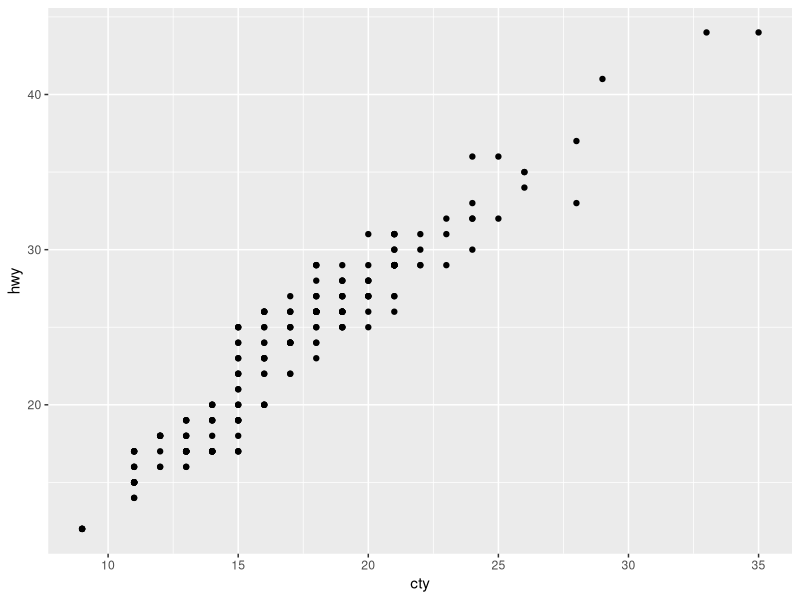
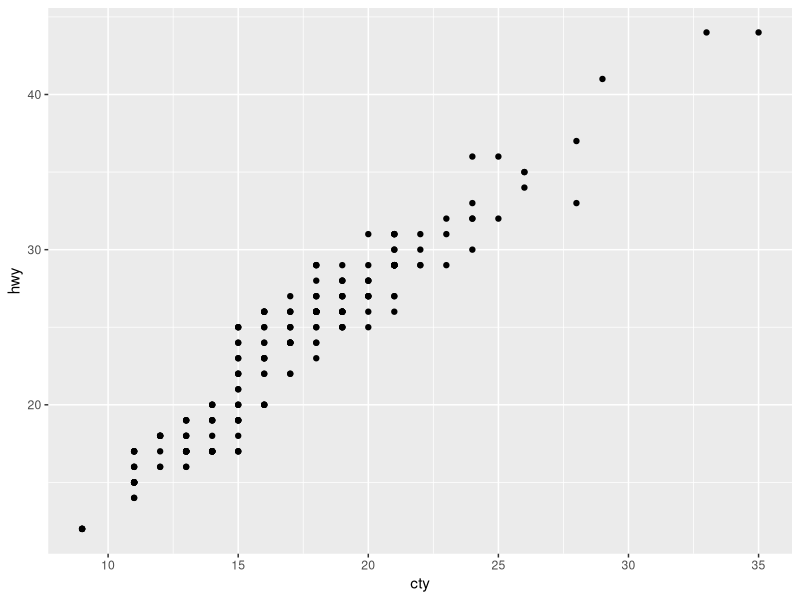
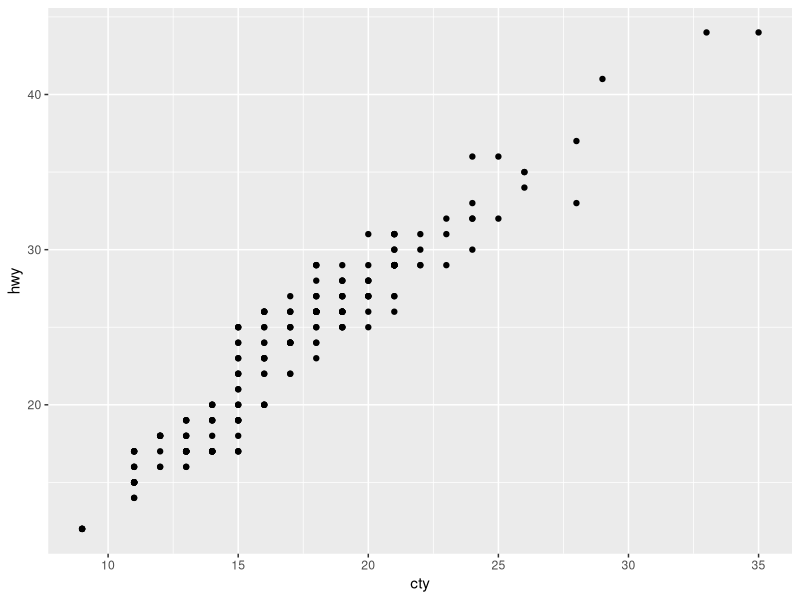
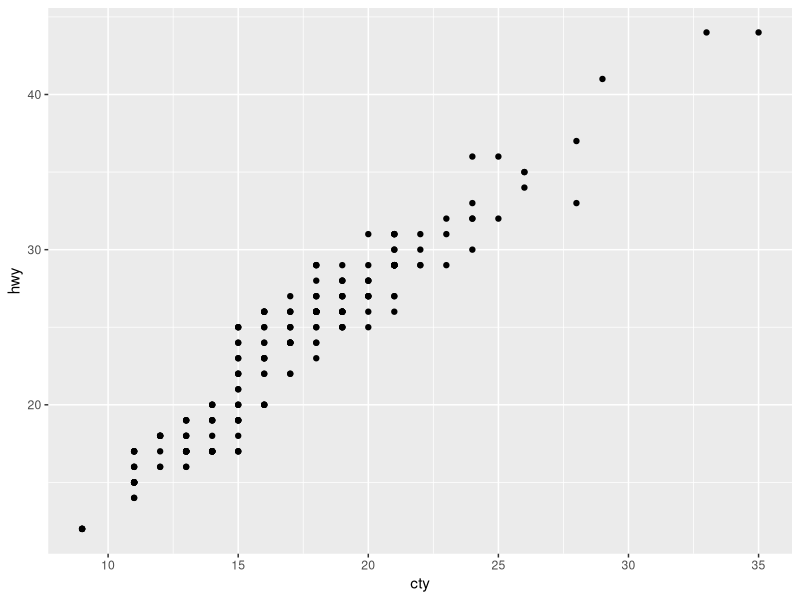
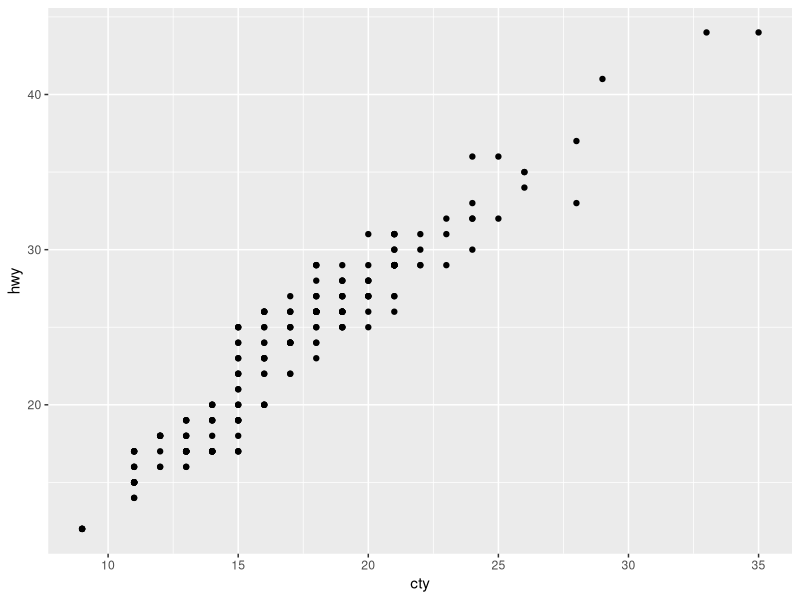
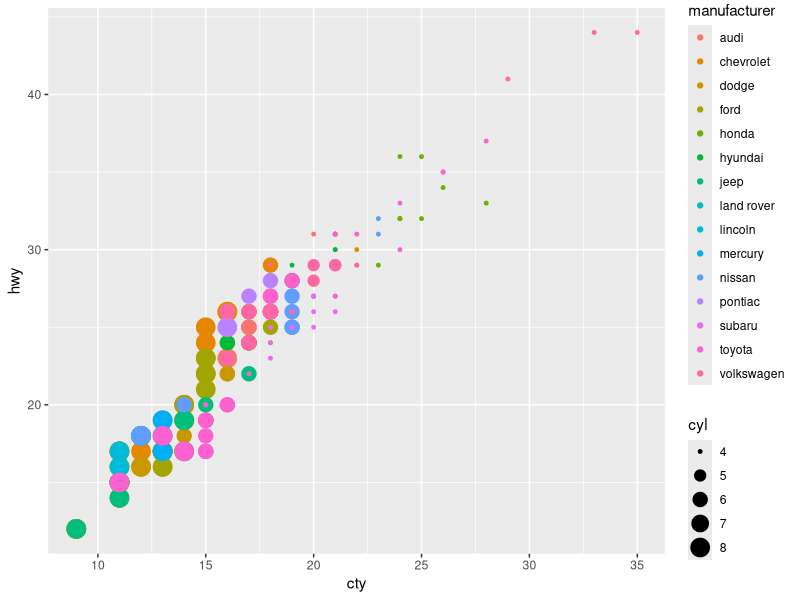
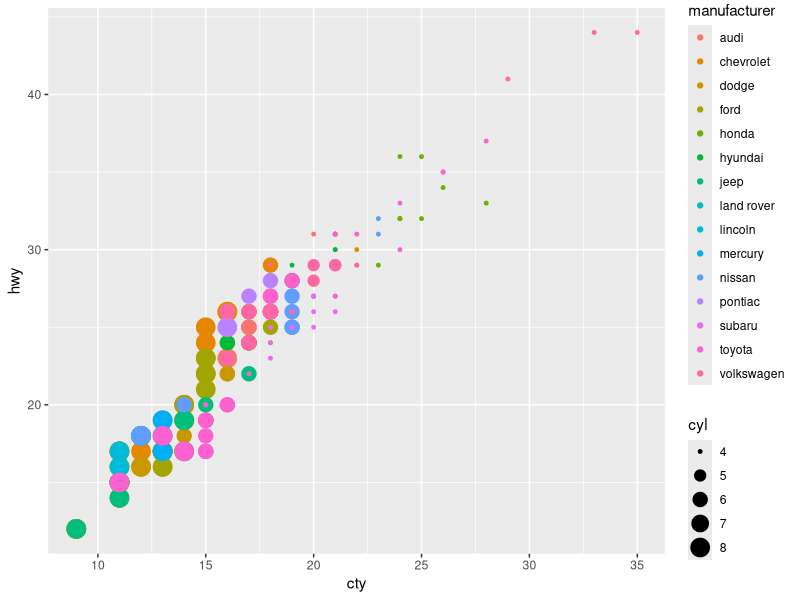
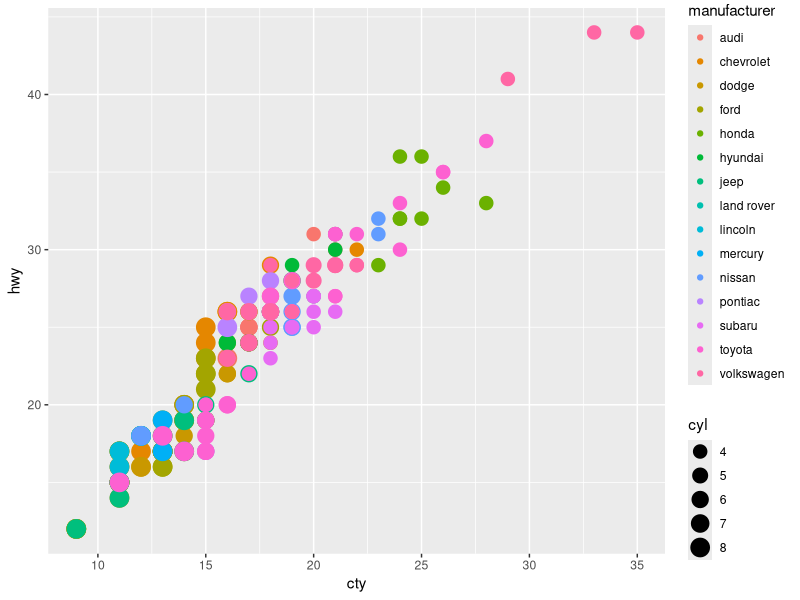

These charts were generated, in order, by the following R code:
## ---- chunk 1
#| echo: true
#| message: false
library(tidyverse)
## ---- chunk 2
#| echo: true
glimpse(mpg)
?mpg # This shows the help https://ggplot2.tidyverse.org/reference/mpg.html
## ---- chunk 3
#| echo: true
ggplot(data = mpg) + geom_point(mapping = aes(x = cty, y = hwy))
## ---- chunk 4
#| echo: true
ggplot() + geom_point(data = mpg, mapping = aes(x = cty, y = hwy)) # Same output as before ...
## ---- chunk 5
#| echo: true
ggplot(data = mpg, mapping = aes(x = cty, y = hwy)) + geom_point() # Same output as before ...
## ---- chunk 6
#| echo: true
ggplot(mpg, aes(x = cty, y = hwy)) + geom_point() # Same output as before ...
## ---- chunk 7
#| echo: true
ggplot(mpg, aes(cty, hwy)) + geom_point() # Same output as before ...
## ---- chunk 8
#| echo: true
ggplot(mpg, aes(cty, hwy, color = manufacturer, size = cyl)) + geom_point()
## ---- chunk 9
ggplot(mpg, aes(cty, hwy, color = manufacturer, size = cyl)) + geom_point()
## ---- chunk 10
#| echo: true
ggplot(mpg, aes(cty, hwy, color = manufacturer, size = cyl)) +
  geom_point() +
  scale_size_area()
## ---- chunk 11
#| echo: true
ggplot(mpg, aes(cty, hwy)) + geom_point() + geom_jitter(color = "green")
## ---- chunk 12
#| echo: true
ggplot(mpg, aes(cty, hwy)) + geom_point() + geom_smooth()
## ---- chunk 13
#| echo: true
ggplot(mpg, aes(cty, hwy, color = "green")) + geom_point() # Shows dots supposed to be "green" in red?
## ---- chunk 14
#| echo: true
our_plot <- ggplot(mpg, aes(cty, hwy)) + geom_point(aes(color = manufacturer))
## ---- chunk 15
#| echo: true
our_plot
## ---- chunk 16
#| echo: true
our_plot + geom_smooth()
## ---- chunk 17
#| echo: true
our_plot + coord_flip() # flip x and y
## ---- chunk 18
#| echo: true
our_plot + coord_polar() # weird here but useful for some things
## ---- chunk 19
#| echo: true
our_plot + facet_wrap("manufacturer")
## ---- chunk 20
#| echo: true
our_plot + facet_grid(cyl ~ fl) # fl is the fuel type
## ---- chunk 21
#| echo: true
our_plot +
  scale_x_log10() +
  scale_y_reverse() +
  scale_colour_hue(l = 70, c = 30)
## ---- chunk 22
#| echo: true
our_plot +
  xlim(c(0, 40)) +
  xlab("City miles per gallon") +
  ylab("Highway miles per gallon")
## ---- chunk 23
#| echo: true
our_plot + theme_bw()
## ---- chunk 24
#| echo: true
our_plot + theme_void()
## ---- chunk 25
#| echo: true
our_plot + theme_dark()
## ---- chunk 26
#| echo: true
x <- TRUE
y <- 2L
z <- 3
a <- "4"
## ---- chunk 27
#| echo: true
#| output-location: column-fragment
c(x, y)
## ---- chunk 28
#| echo: true
#| output-location: column-fragment
c(y, z) |> typeof()
## ---- chunk 29
#| echo: true
#| output-location: column-fragment
c(z, a)
## ---- chunk 30
#| echo: true
#| output-location: column-fragment
c(x, a)
## ---- chunk 31
#| echo: true
#| output-location: column-fragment
c(c(x, y), a)
## ---- chunk 32
#| echo: true
#| output-location: column-fragment
x + y
## ---- chunk 33
#| echo: true
#| output-location: column-fragment
as.numeric(a)
## ---- chunk 34
#| echo: true
#| output-location: column-fragment
x == 1
## ---- chunk 35
#| echo: true
#| output-location: column-fragment
as.character(y)
## ---- chunk 36
#| echo: true
a <- 0.1 + 0.2 - 0.2
a
## ---- chunk 37
#| echo: true
b <- 0.1
b
## ---- chunk 38
#| echo: true
(a - b) == 0
## ---- chunk 39
#| echo: true
a - b
## ---- chunk 40
#| echo: true
data_wide <- tibble(
  id = 1:3,
  height_2023 = c(150, 160, 170),
  height_2024 = c(152, 162, 172)
)
data_wide
## ---- chunk 41
#| echo: true
data_longer <- pivot_longer(
  data = data_wide,
  cols = c(height_2023, height_2024),
  names_to = "year",
  values_to = "height"
)
data_longer
## ---- chunk 42
data_longer <- data_wide |>
  pivot_longer(
    cols = c(height_2023, height_2024),
    names_to = "year",
    values_to = "height"
  )
data_longer
## ---- chunk 43
#| echo: true
data_longer <- data_longer |>
  mutate(year = str_remove(year, "height_"))
data_longer
## ---- chunk 44
#| echo: true
data_longer <- data_longer |>
  mutate(year = as.numeric(year))
data_longer
## ---- chunk 45
#| echo: true
data_longer |>
  pivot_wider(names_from = year, values_from = height)
## ---- chunk 46
#| echo: true
data_longer |>
  pivot_wider(names_from = year, values_from = height, names_prefix = "height_")
